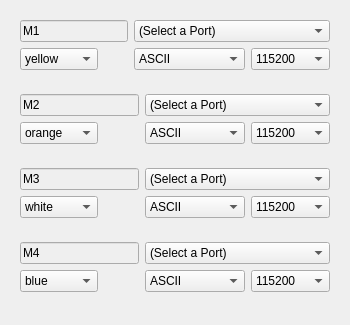
         <widget class="QWidget" name="PortMonitors_tab">
          <attribute name="title">
           <string>Monitor</string>
          </attribute>
          <layout class="QVBoxLayout" name="verticalLayout_2">
           <item>
            <widget class="MonitorFrame" name="frame">
             <layout class="QGridLayout" name="gridLayout_4">
              <item row="0" column="0">
               <widget class="QLineEdit" name="m1name">
                <property name="styleSheet">
                 <string notr="true">background-color: palette(window);</string>
                </property>
                <property name="text">
                 <string>M1</string>
                </property>
               </widget>
              </item>
              <item row="1" column="0">
               <widget class="ColorCombo" name="MonitorColor1">
                <property name="sizePolicy">
                 <sizepolicy hsizetype="Fixed" vsizetype="Fixed">
                  <horstretch>0</horstretch>
                  <verstretch>0</verstretch>
                 </sizepolicy>
                </property>
                <property name="acceptDrops">
                 <bool>false</bool>
                </property>
                <property name="currentIndex">
                 <number>4</number>
                </property>
                <property name="maxVisibleItems">
                 <number>10</number>
                </property>
                <property name="frame">
                 <bool>true</bool>
                </property>
                <item>
                 <property name="text">
                  <string>white</string>
                 </property>
                </item>
                <item>
                 <property name="text">
                  <string>cyan</string>
                 </property>
                </item>
                <item>
                 <property name="text">
                  <string>blue</string>
                 </property>
                </item>
                <item>
                 <property name="text">
                  <string>green</string>
                 </property>
                </item>
                <item>
                 <property name="text">
                  <string>yellow</string>
                 </property>
                </item>
                <item>
                 <property name="text">
                  <string>orange</string>
                 </property>
                </item>
                <item>
                 <property name="text">
                  <string>magenta</string>
                 </property>
                </item>
                <item>
                 <property name="text">
                  <string>red</string>
                 </property>
                </item>
               </widget>
              </item>
              <item row="1" column="1">
               <widget class="FormatCombo" name="MonitorFormat1">
                <item>
                 <property name="text">
                  <string>ASCII</string>
                 </property>
                </item>
                <item>
                 <property name="text">
                  <string>Hex</string>
                 </property>
                </item>
                <item>
                 <property name="text">
                  <string>Serial Sampler</string>
                 </property>
                </item>
                <item>
                 <property name="text">
                  <string>SFP</string>
                 </property>
                </item>
                <item>
                 <property name="text">
                  <string>ALERT2 IND</string>
                 </property>
                </item>
                <item>
                 <property name="text">
                  <string>AirLink PDU</string>
                 </property>
                </item>
                <item>
                 <property name="text">
                  <string>Dev Config</string>
                 </property>
                </item>
               </widget>
              </item>
              <item row="1" column="2">
               <widget class="BaudCombo" name="MonitorBaud1">
                <property name="sizePolicy">
                 <sizepolicy hsizetype="Fixed" vsizetype="MinimumExpanding">
                  <horstretch>0</horstretch>
                  <verstretch>0</verstretch>
                 </sizepolicy>
                </property>
                <property name="acceptDrops">
                 <bool>false</bool>
                </property>
                <property name="currentText">
                 <string>115200</string>
                </property>
                <property name="currentIndex">
                 <number>6</number>
                </property>
                <property name="frame">
                 <bool>true</bool>
                </property>
                <item>
                 <property name="text">
                  <string>1200</string>
                 </property>
                </item>
                <item>
                 <property name="text">
                  <string>9600</string>
                 </property>
                </item>
                <item>
                 <property name="text">
                  <string>19200</string>
                 </property>
                </item>
                <item>
                 <property name="text">
                  <string>28800</string>
                 </property>
                </item>
                <item>
                 <property name="text">
                  <string>38400</string>
                 </property>
                </item>
                <item>
                 <property name="text">
                  <string>57600</string>
                 </property>
                </item>
                <item>
                 <property name="text">
                  <string>115200</string>
                 </property>
                </item>
                <item>
                 <property name="text">
                  <string>230400</string>
                 </property>
                </item>
                <item>
                 <property name="text">
                  <string>460800</string>
                 </property>
                </item>
                <item>
                 <property name="text">
                  <string>500000</string>
                 </property>
                </item>
                <item>
                 <property name="text">
                  <string>921600</string>
                 </property>
                </item>
                <item>
                 <property name="text">
                  <string>1000000</string>
                 </property>
                </item>
               </widget>
              </item>
              <item row="0" column="1" colspan="2">
               <widget class="PortCombo" name="MonitorPort1">
                <property name="sizePolicy">
                 <sizepolicy hsizetype="Preferred" vsizetype="MinimumExpanding">
                  <horstretch>0</horstretch>
                  <verstretch>0</verstretch>
                 </sizepolicy>
                </property>
                <property name="currentIndex">
                 <number>0</number>
                </property>
                <property name="sizeAdjustPolicy">
                 <enum>QComboBox::AdjustToContents</enum>
                </property>
                <property name="modelColumn">
                 <number>0</number>
                </property>
                <item>
                 <property name="text">
                  <string>(Select a Port)</string>
                 </property>
                </item>
               </widget>
              </item>
             </layout>
            </widget>
           </item>
           <item>
            <widget class="MonitorFrame" name="frame_2">
             <layout class="QGridLayout" name="gridLayout_3">
              <item row="0" column="0">
               <widget class="QLineEdit" name="m2name">
                <property name="styleSheet">
                 <string notr="true">background-color: palette(window);</string>
                </property>
                <property name="text">
                 <string>M2</string>
                </property>
               </widget>
              </item>
              <item row="0" column="1" colspan="2">
               <widget class="PortCombo" name="MonitorPort2">
                <property name="sizePolicy">
                 <sizepolicy hsizetype="Preferred" vsizetype="MinimumExpanding">
                  <horstretch>0</horstretch>
                  <verstretch>0</verstretch>
                 </sizepolicy>
                </property>
                <property name="sizeAdjustPolicy">
                 <enum>QComboBox::AdjustToContents</enum>
                </property>
                <item>
                 <property name="text">
                  <string>(Select a Port)</string>
                 </property>
                </item>
               </widget>
              </item>
              <item row="1" column="0">
               <widget class="ColorCombo" name="MonitorColor2">
                <property name="sizePolicy">
                 <sizepolicy hsizetype="Fixed" vsizetype="Fixed">
                  <horstretch>0</horstretch>
                  <verstretch>0</verstretch>
                 </sizepolicy>
                </property>
                <property name="acceptDrops">
                 <bool>false</bool>
                </property>
                <property name="currentIndex">
                 <number>5</number>
                </property>
                <property name="maxVisibleItems">
                 <number>10</number>
                </property>
                <property name="frame">
                 <bool>true</bool>
                </property>
                <item>
                 <property name="text">
                  <string>white</string>
                 </property>
                </item>
                <item>
                 <property name="text">
                  <string>cyan</string>
                 </property>
                </item>
                <item>
                 <property name="text">
                  <string>blue</string>
                 </property>
                </item>
                <item>
                 <property name="text">
                  <string>green</string>
                 </property>
                </item>
                <item>
                 <property name="text">
                  <string>yellow</string>
                 </property>
                </item>
                <item>
                 <property name="text">
                  <string>orange</string>
                 </property>
                </item>
                <item>
                 <property name="text">
                  <string>magenta</string>
                 </property>
                </item>
                <item>
                 <property name="text">
                  <string>red</string>
                 </property>
                </item>
               </widget>
              </item>
              <item row="1" column="1">
               <widget class="FormatCombo" name="MonitorFormat2">
                <item>
                 <property name="text">
                  <string>ASCII</string>
                 </property>
                </item>
                <item>
                 <property name="text">
                  <string>Hex</string>
                 </property>
                </item>
                <item>
                 <property name="text">
                  <string>SFP</string>
                 </property>
                </item>
                <item>
                 <property name="text">
                  <string>ALERT2 IND</string>
                 </property>
                </item>
                <item>
                 <property name="text">
                  <string>AirLink PDU</string>
                 </property>
                </item>
                <item>
                 <property name="text">
                  <string>Dev Config</string>
                 </property>
                </item>
               </widget>
              </item>
              <item row="1" column="2">
               <widget class="BaudCombo" name="MonitorBaud2">
                <property name="sizePolicy">
                 <sizepolicy hsizetype="Fixed" vsizetype="MinimumExpanding">
                  <horstretch>0</horstretch>
                  <verstretch>0</verstretch>
                 </sizepolicy>
                </property>
                <property name="acceptDrops">
                 <bool>false</bool>
                </property>
                <property name="currentIndex">
                 <number>6</number>
                </property>
                <property name="frame">
                 <bool>true</bool>
                </property>
                <item>
                 <property name="text">
                  <string>1200</string>
                 </property>
                </item>
                <item>
                 <property name="text">
                  <string>9600</string>
                 </property>
                </item>
                <item>
                 <property name="text">
                  <string>19200</string>
                 </property>
                </item>
                <item>
                 <property name="text">
                  <string>28800</string>
                 </property>
                </item>
                <item>
                 <property name="text">
                  <string>38400</string>
                 </property>
                </item>
                <item>
                 <property name="text">
                  <string>57600</string>
                 </property>
                </item>
                <item>
                 <property name="text">
                  <string>115200</string>
                 </property>
                </item>
                <item>
                 <property name="text">
                  <string>230400</string>
                 </property>
                </item>
                <item>
                 <property name="text">
                  <string>460800</string>
                 </property>
                </item>
                <item>
                 <property name="text">
                  <string>500000</string>
                 </property>
                </item>
                <item>
                 <property name="text">
                  <string>921600</string>
                 </property>
                </item>
                <item>
                 <property name="text">
                  <string>1000000</string>
                 </property>
                </item>
               </widget>
              </item>
             </layout>
            </widget>
           </item>
           <item>
            <widget class="MonitorFrame" name="frame_3">
             <layout class="QGridLayout" name="gridLayout_2">
              <item row="0" column="0">
               <widget class="QLineEdit" name="m3name">
                <property name="styleSheet">
                 <string notr="true">background-color: palette(window);</string>
                </property>
                <property name="text">
                 <string>M3</string>
                </property>
               </widget>
              </item>
              <item row="0" column="1" colspan="2">
               <widget class="PortCombo" name="MonitorPort3">
                <property name="sizePolicy">
                 <sizepolicy hsizetype="Preferred" vsizetype="MinimumExpanding">
                  <horstretch>0</horstretch>
                  <verstretch>0</verstretch>
                 </sizepolicy>
                </property>
                <property name="sizeAdjustPolicy">
                 <enum>QComboBox::AdjustToContents</enum>
                </property>
                <item>
                 <property name="text">
                  <string>(Select a Port)</string>
                 </property>
                </item>
               </widget>
              </item>
              <item row="1" column="0">
               <widget class="ColorCombo" name="MonitorColor3">
                <property name="sizePolicy">
                 <sizepolicy hsizetype="Fixed" vsizetype="Fixed">
                  <horstretch>0</horstretch>
                  <verstretch>0</verstretch>
                 </sizepolicy>
                </property>
                <property name="acceptDrops">
                 <bool>false</bool>
                </property>
                <property name="currentIndex">
                 <number>0</number>
                </property>
                <property name="frame">
                 <bool>true</bool>
                </property>
                <item>
                 <property name="text">
                  <string>white</string>
                 </property>
                </item>
                <item>
                 <property name="text">
                  <string>cyan</string>
                 </property>
                </item>
                <item>
                 <property name="text">
                  <string>blue</string>
                 </property>
                </item>
                <item>
                 <property name="text">
                  <string>green</string>
                 </property>
                </item>
                <item>
                 <property name="text">
                  <string>yellow</string>
                 </property>
                </item>
                <item>
                 <property name="text">
                  <string>orange</string>
                 </property>
                </item>
                <item>
                 <property name="text">
                  <string>magenta</string>
                 </property>
                </item>
                <item>
                 <property name="text">
                  <string>red</string>
                 </property>
                </item>
               </widget>
              </item>
              <item row="1" column="1">
               <widget class="FormatCombo" name="MonitorFormat3">
                <item>
                 <property name="text">
                  <string>ASCII</string>
                 </property>
                </item>
                <item>
                 <property name="text">
                  <string>Hex</string>
                 </property>
                </item>
                <item>
                 <property name="text">
                  <string>SFP</string>
                 </property>
                </item>
                <item>
                 <property name="text">
                  <string>ALERT2 IND</string>
                 </property>
                </item>
                <item>
                 <property name="text">
                  <string>AirLink PDU</string>
                 </property>
                </item>
                <item>
                 <property name="text">
                  <string>Dev Config</string>
                 </property>
                </item>
               </widget>
              </item>
              <item row="1" column="2">
               <widget class="BaudCombo" name="MonitorBaud3">
                <property name="sizePolicy">
                 <sizepolicy hsizetype="Fixed" vsizetype="MinimumExpanding">
                  <horstretch>0</horstretch>
                  <verstretch>0</verstretch>
                 </sizepolicy>
                </property>
                <property name="acceptDrops">
                 <bool>false</bool>
                </property>
                <property name="currentIndex">
                 <number>6</number>
                </property>
                <property name="frame">
                 <bool>true</bool>
                </property>
                <item>
                 <property name="text">
                  <string>1200</string>
                 </property>
                </item>
                <item>
                 <property name="text">
                  <string>9600</string>
                 </property>
                </item>
                <item>
                 <property name="text">
                  <string>19200</string>
                 </property>
                </item>
                <item>
                 <property name="text">
                  <string>28800</string>
                 </property>
                </item>
                <item>
                 <property name="text">
                  <string>38400</string>
                 </property>
                </item>
                <item>
                 <property name="text">
                  <string>57600</string>
                 </property>
                </item>
                <item>
                 <property name="text">
                  <string>115200</string>
                 </property>
                </item>
                <item>
                 <property name="text">
                  <string>230400</string>
                 </property>
                </item>
                <item>
                 <property name="text">
                  <string>460800</string>
                 </property>
                </item>
                <item>
                 <property name="text">
                  <string>500000</string>
                 </property>
                </item>
                <item>
                 <property name="text">
                  <string>921600</string>
                 </property>
                </item>
                <item>
                 <property name="text">
                  <string>1000000</string>
                 </property>
                </item>
               </widget>
              </item>
             </layout>
            </widget>
           </item>
           <item>
            <widget class="MonitorFrame" name="frame_4">
             <layout class="QGridLayout" name="gridLayout">
              <item row="0" column="0">
               <widget class="QLineEdit" name="m4name">
                <property name="styleSheet">
                 <string notr="true">background-color: palette(window);</string>
                </property>
                <property name="text">
                 <string>M4</string>
                </property>
               </widget>
              </item>
              <item row="0" column="1" colspan="2">
               <widget class="PortCombo" name="MonitorPort4">
                <property name="sizePolicy">
                 <sizepolicy hsizetype="Preferred" vsizetype="MinimumExpanding">
                  <horstretch>0</horstretch>
                  <verstretch>0</verstretch>
                 </sizepolicy>
                </property>
                <property name="sizeAdjustPolicy">
                 <enum>QComboBox::AdjustToContents</enum>
                </property>
                <item>
                 <property name="text">
                  <string>(Select a Port)</string>
                 </property>
                </item>
               </widget>
              </item>
              <item row="1" column="0">
               <widget class="ColorCombo" name="MonitorColor4">
                <property name="sizePolicy">
                 <sizepolicy hsizetype="Fixed" vsizetype="Fixed">
                  <horstretch>0</horstretch>
                  <verstretch>0</verstretch>
                 </sizepolicy>
                </property>
                <property name="acceptDrops">
                 <bool>false</bool>
                </property>
                <property name="currentIndex">
                 <number>2</number>
                </property>
                <property name="frame">
                 <bool>true</bool>
                </property>
                <item>
                 <property name="text">
                  <string>white</string>
                 </property>
                </item>
                <item>
                 <property name="text">
                  <string>cyan</string>
                 </property>
                </item>
                <item>
                 <property name="text">
                  <string>blue</string>
                 </property>
                </item>
                <item>
                 <property name="text">
                  <string>green</string>
                 </property>
                </item>
                <item>
                 <property name="text">
                  <string>yellow</string>
                 </property>
                </item>
                <item>
                 <property name="text">
                  <string>orange</string>
                 </property>
                </item>
                <item>
                 <property name="text">
                  <string>magenta</string>
                 </property>
                </item>
                <item>
                 <property name="text">
                  <string>red</string>
                 </property>
                </item>
               </widget>
              </item>
              <item row="1" column="1">
               <widget class="FormatCombo" name="MonitorFormat4">
                <item>
                 <property name="text">
                  <string>ASCII</string>
                 </property>
                </item>
                <item>
                 <property name="text">
                  <string>Hex</string>
                 </property>
                </item>
                <item>
                 <property name="text">
                  <string>SFP</string>
                 </property>
                </item>
                <item>
                 <property name="text">
                  <string>ALERT2 IND</string>
                 </property>
                </item>
                <item>
                 <property name="text">
                  <string>AirLink PDU</string>
                 </property>
                </item>
                <item>
                 <property name="text">
                  <string>Dev Config</string>
                 </property>
                </item>
               </widget>
              </item>
              <item row="1" column="2">
               <widget class="BaudCombo" name="MonitorBaud4">
                <property name="sizePolicy">
                 <sizepolicy hsizetype="Fixed" vsizetype="MinimumExpanding">
                  <horstretch>0</horstretch>
                  <verstretch>0</verstretch>
                 </sizepolicy>
                </property>
                <property name="acceptDrops">
                 <bool>false</bool>
                </property>
                <property name="currentIndex">
                 <number>6</number>
                </property>
                <property name="frame">
                 <bool>true</bool>
                </property>
                <item>
                 <property name="text">
                  <string>1200</string>
                 </property>
                </item>
                <item>
                 <property name="text">
                  <string>9600</string>
                 </property>
                </item>
                <item>
                 <property name="text">
                  <string>19200</string>
                 </property>
                </item>
                <item>
                 <property name="text">
                  <string>28800</string>
                 </property>
                </item>
                <item>
                 <property name="text">
                  <string>38400</string>
                 </property>
                </item>
                <item>
                 <property name="text">
                  <string>57600</string>
                 </property>
                </item>
                <item>
                 <property name="text">
                  <string>115200</string>
                 </property>
                </item>
                <item>
                 <property name="text">
                  <string>230400</string>
                 </property>
                </item>
                <item>
                 <property name="text">
                  <string>460800</string>
                 </property>
                </item>
                <item>
                 <property name="text">
                  <string>500000</string>
                 </property>
                </item>
                <item>
                 <property name="text">
                  <string>921600</string>
                 </property>
                </item>
                <item>
                 <property name="text">
                  <string>1000000</string>
                 </property>
                </item>
               </widget>
              </item>
             </layout>
            </widget>
           </item>
           <item>
            <spacer name="verticalSpacer">
             <property name="orientation">
              <enum>Qt::Vertical</enum>
             </property>
             <property name="sizeHint" stdset="0">
              <size>
               <width>20</width>
               <height>13</height>
              </size>
             </property>
            </spacer>
           </item>
          </layout>
         </widget>
